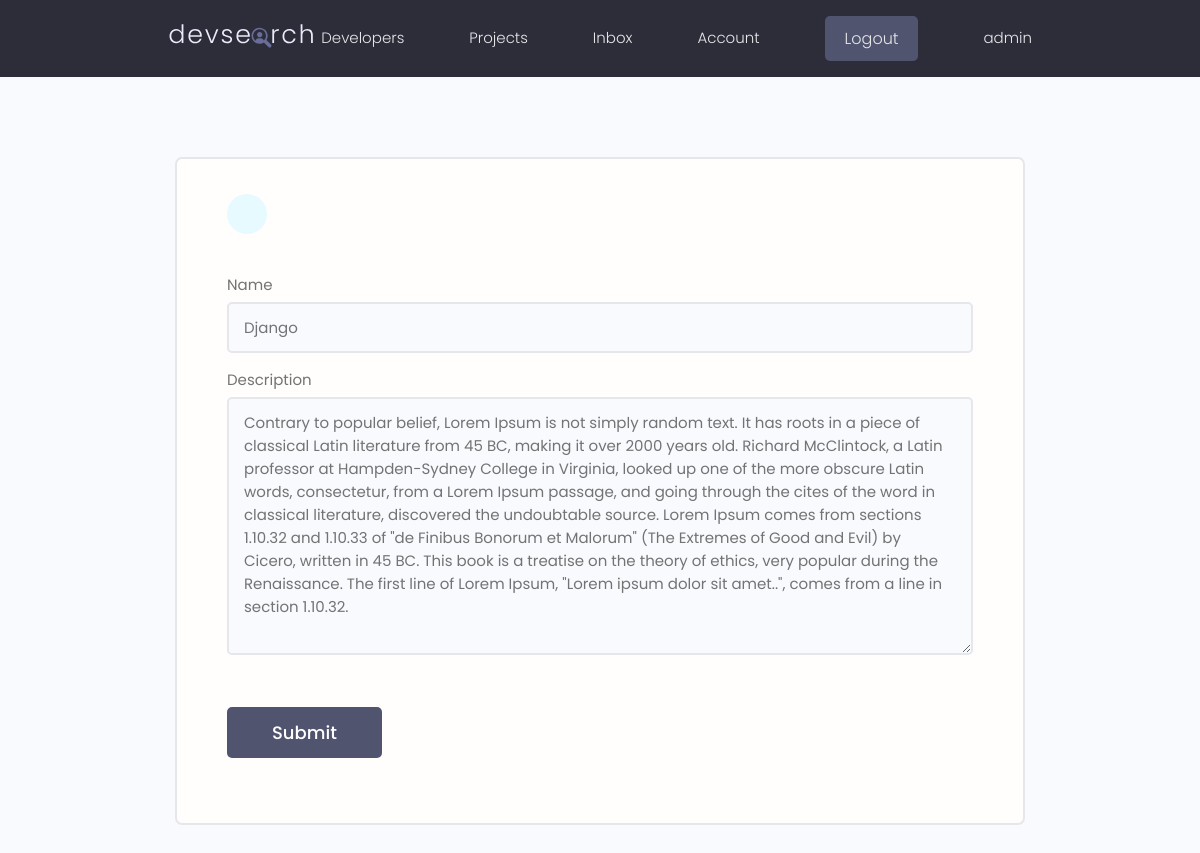
/update-skill/073f31dd-3b41-46b6-b0ff-62ede975e2de (signed in), run on the app's committed database.
### users/models.py (models this page shows, shortened)
class Skill(models.Model):
    owner = models.ForeignKey(Profile, blank=True, null=True, on_delete=models.CASCADE)
    name = models.CharField(max_length=200, blank=True, null=True)
    description = models.TextField(blank=True, null=True)
    created = models.DateTimeField(auto_now_add=True)
    id = models.UUIDField(
        default=uuid.uuid4, unique=True, primary_key=True, editable=False
    )

### users/views.py (the view)
# urls.py: path("update-skill/<str:pk>", views.updateSkill, name="update-skill"),
@login_required(login_url='login')
def updateSkill(request, pk):
    profile = request.user.profile
    skill = profile.skill_set.get(id=pk)
    form = SkillForm(instance=skill)
    if request.method == 'POST':
        form = SkillForm(request.POST, instance=skill)
        if form.is_valid():
            form.save()
            messages.success(request, "Skill was updated!")
            return redirect('account')
    context = {"form": form}
    return render(request, "users/skill_form.html", context)

### users/forms.py
class SkillForm(ModelForm):
    class Meta:
        model = Skill
        fields = '__all__'
        exclude = ['owner']
    def __init__(self, *args, **kwargs):
        super(SkillForm, self).__init__(*args, **kwargs)
        for name, field in self.fields.items():
            field.widget.attrs.update({"class": "input"})

### users/templates/users/skill_form.html (shortened to what this page needs)
{% extends "main.html" %}
{% block content %}
<main class="formPage my-xl">
    <div class="content-box">
        <div class="formWrapper">
            <a class="backButton" href="{% url 'account' %}"></a>
            <br>
            <form class="form" method="POST" action="">
                {% for field in form %}
                <div class="form__field">
                    <label for="formInput#text">{{field.label}} </label>
                    {{field}}
                </div>
                {% endfor %}
                <input class="btn btn--sub btn--lg  my-md" type="submit" value="Submit" />
            </form>
        </div>
    </div>
</main>
{% endblock %}

### templates/navbar.html (shortened to what this page needs)
{% load static %}
<header class="header">
    <div class="container container--narrow">
        <a href="{% url 'profiles' %}" class="header__logo">
            <img src="{% static 'images/logo.svg' %}" alt="DevSearch Logo" />
        </a>
        <nav class="header__nav">
            <ul class="header__menu">
                <li class="header__menuItem"><a href="{% url 'profiles' %}">Developers</a></li>
                <li class="header__menuItem"><a href="{% url 'projects' %}">Projects</a></li>
                <li class="header__menuItem"><a href="#">Inbox</a></li>
                {% if request.user.is_authenticated %}
                <li class="header__menuItem"><a href="{% url 'account' %}">Account</a></li>
                <li class="header__menuItem"><a href="{% url 'logout' %}" class="btn btn--sub">Logout</a></li>
                {% else %}
                <li class="header__menuItem"><a href="{% url 'login' %}" class="btn btn--sub">Login/Sign Up</a></li>
                {% endif %}
                <li class="header__menuItem"><a href="#">{{user.username}}</a></li>
            </ul>
        </nav>
    </div>
</header>

### static/styles/app.css (style rules this page uses)
:root { --color-sub: #2d2d39; }
.btn--sub { background-color: var(--color-sub-light); }
img { width: 100%; }
.content-box { width: 95%; max-width: 85rem; margin: 0 auto; }
.header { position: sticky; z-index: 111; background-color: var(--color-sub); padding: 1.5rem 0; }
.header > .container { display: flex; justify-content: space-between; align-items: center; }
.header__logo > img { height: 3.8rem; }
.header__nav > ul { display: inline-flex; align-items: center; list-style: none; gap: 6.5rem; }
.header__menuItem > a { color: var(--color-light); font-weight: 300; }
.backButton { background: var(--color-main-light); color: var(--color-main); width: 4rem; height: 4rem; display: flex; align-items: center; justify-content: center; border-radius: 50%; }
.formPage .formWrapper { list-style: none; background: var(--color-white); padding: 3.5rem 5rem; border: 2px solid var(--color-light); border-radius: 0.7rem; }

### static/uikit/styles/modules/_variables.css (style rules this page uses)
:root { --color-main: #5aa5b9; --color-main-light: #e6faff; --color-sub: #3f4156; --color-sub-light: #51546e; --color-sub-lighter: #ededfd; --color-text: #737373; --color-gray: #8b8b8b; --color-light: #e5e7eb; --color-light-gray: #767676; --color-bg: #f8fafd; --color-white: #fffefd; --color-white-light: #f3f3f3; --color-success: #359e64; --color-success-bg: #def8e8; --color-error: #fc4b0b; --color-error-bg: #fff2ee; --font-base: 'Poppins', arial, helvetica, 'Segoe UI', roboto, ubuntu, sans-serif; --font-monospace: 'Fira Code', 'Courier New', courier, monospace; --font-regular: 300; --font-medium: 500; --font-bold: 700; --generic-shadow: 1px 1px 5px #00000010; --generic-transition: all 0.3s ease-in-out; }

### static/uikit/styles/modules/_base.css (style rules this page uses)
* { margin: 0; padding: 0; box-sizing: border-box; text-rendering: optimizeLegibility; color: inherit; font-size: inherit; }
html { font-size: 50%; }
@media only screen and (min-width: 480px) { html { font-size: 56.25%; } }
@media only screen and (min-width: 1200px) { html { font-size: 62.5%; } }
body { line-height: 1.6; font-weight: 400; font-size: 1.5rem; color: var(--color-text); background-color: var(--color-bg); min-height: 100vh; }

### static/uikit/styles/modules/_typography.css (style rules this page uses)
* { font-family: var(--font-base); }
a { padding-bottom: 2px; text-decoration: none; display: inline-block; color: var(--color-main); font-weight: var(--font-medium); }

### static/uikit/styles/modules/_utilities.css (style rules this page uses)
.container { width: 92%; max-width: 165rem; margin: 0 auto; box-sizing: border-box; }
.container--narrow { width: 92%; max-width: 120rem; }
@media screen and (min-width: 1000px) { .container { width: 90%; } }
@media screen and (min-width: 1000px) { .container--narrow { width: 85%; } }
@media screen and (min-width: 1200px) { .container { width: 80%; } }
@media screen and (min-width: 1200px) { .container--narrow { width: 72%; } }
.my-md { margin: 3rem auto; }
.my-xl { margin: 8rem auto; }

### static/uikit/styles/modules/_button.css (style rules this page uses)
.btn { display: inline-block; position: relative; cursor: pointer; background-color: var(--color-light); font-weight: var(--font-medium); color: var(--color-sub); text-decoration: none; padding: 1rem 2rem; border-radius: 0.5rem; border: none; width: -webkit-fit-content; width: -moz-fit-content; width: fit-content; height: -webkit-fit-content; height: -moz-fit-content; height: fit-content; font-size: 1.6rem; outline-width: 0; outline-color: transparent; -webkit-backface-visibility: hidden; backface-visibility: hidden; transition: all 0.3s ease-in-out; }
.btn--sub { background-color: var(--color-sub); color: var(--color-white); }
.btn--lg { font-size: 1.8rem; padding: 1.2rem 4.5rem; }

### static/uikit/styles/modules/_form.css (style rules this page uses)
.form { display: block; }
.form__field { margin-top: 1.5rem; margin-bottom: 1.5rem; }
.form__label, .form__field > label { display: block; margin-bottom: 0.5rem; color: var(--color-text); }
input.input[type='text'], input.input[type='email'], input.input[type='password'], input.input[type='number'], textarea.input { min-width: 24rem; width: 100%; padding: 1.2rem 1.5rem; border-radius: 0.5rem; border: 2px solid var(--color-light); transition: all 0.3s ease-in-out; background-color: var(--color-bg); }

### data on the page
Skill: form "Django" "Contrary to popular belief, Lorem Ipsum is not simply random text. It has roots in a piece of classical Latin literature from 45 BC, making it over 2000 years old. Richard McClintock, a Latin professor at Hampden-Sydney College in Virginia, looked up one of the more obscure Latin words, consectetur, from a Lorem Ipsum passage, and going through the cites of the word in classical literature, discovered the undoubtable source. Lorem Ipsum comes from sections 1.10.32 and 1.10.33 of \"de Finibus Bonorum et Malorum\" (The Extremes of Good and Evil) by Cicero, written in 45 BC. This book is a treatise on the theory of ethics, very popular during the Renaissance. The first line of Lorem Ipsum,…"

### other printed values
{{ user.username }} "admin"
{{ field.label }} "Name" "Description"
